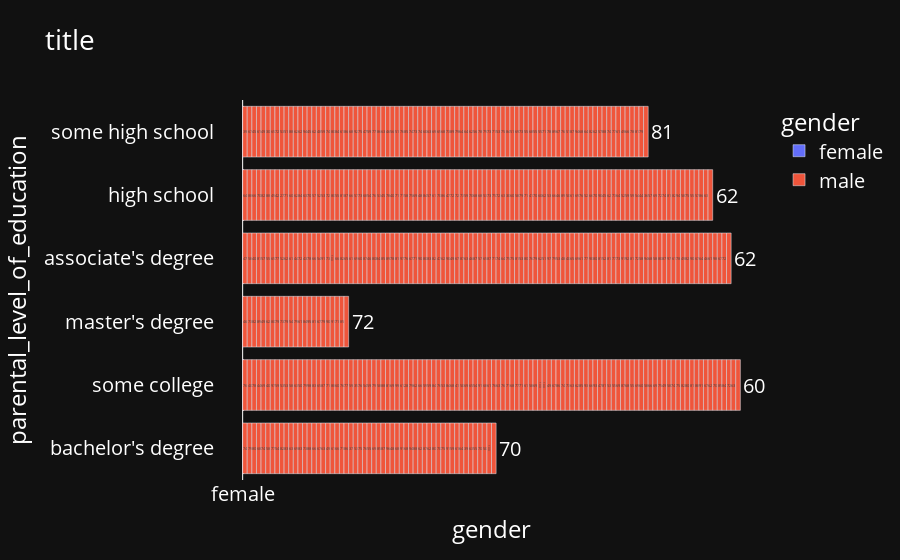

Notebook code for this chart:
### Markdown cell above
#Data Deep Exploration--------------------------------------------------------------------------------------------------

### Code cell
#Function for bar charts

def bar_charts(x, y, title):
    """
    Generate a bar chart using Plotly Express.

    Parameters:
    - x: Data for the x-axis (e.g., categories).
    - y: Data for the y-axis (e.g., corresponding values).
    - title: Title of the chart.

    Returns:
    - None
"""
    # Create a bar chart using Plotly Express
fig = px.bar(df,
        x= 'gender',  # Data for the x-axis
        y= 'parental_level_of_education',  # Data for the y-axis
        title='title',  # Title of the chart
        color='gender',  # Color the bars based on y-values
        labels={'x': 'Profession', 'y': 'Average Income'},  # Custom axis labels
        text='math_score',  # Add text labels to the bars
        orientation='h',
    )

#fig.show()
    # Customize the layout
fig.update_layout(
        paper_bgcolor='#111',  # Set the background color of the entire plot
        plot_bgcolor='#111',   # Set the background color of the plot area
        font_color='white',     # Set the font color
        font=dict(size=20)     # Set the font size
    )

fig.show()

    # Display the figure

### Figure 1 — Plotly figure (JSON) as saved in the notebook; plotly's stock layout.template omitted (floating-point values rounded to 4 significant figures; data arrays with more than 128 entries replaced by an {"elided": "..."} marker saying what was removed)
{"data": [{"alignmentgroup": "True", "hovertemplate": "gender=%{x}<br>parental_level_of_education=%{y}<br>math_score=%{text}<extra></extra>", "legendgroup": "female", "marker": {"color": "#636efa", "pattern": {"shape": ""}}, "name": "female", "offsetgroup": "female", "orientation": "h", "showlegend": true, "text": {"elided": "518 int values"}, "textposition": "auto", "type": "bar", "x": {"elided": "518 str values"}, "xaxis": "x", "y": {"elided": "518 str values"}, "yaxis": "y"}, {"alignmentgroup": "True", "hovertemplate": "gender=%{x}<br>parental_level_of_education=%{y}<br>math_score=%{text}<extra></extra>", "legendgroup": "male", "marker": {"color": "#EF553B", "pattern": {"shape": ""}}, "name": "male", "offsetgroup": "male", "orientation": "h", "showlegend": true, "text": {"elided": "482 int values"}, "textposition": "auto", "type": "bar", "x": {"elided": "482 str values"}, "xaxis": "x", "y": {"elided": "482 str values"}, "yaxis": "y"}], "layout": {"barmode": "relative", "font": {"color": "white", "size": 20}, "legend": {"title": {"text": "gender"}, "tracegroupgap": 0}, "paper_bgcolor": "#111", "plot_bgcolor": "#111", "title": {"text": "title"}, "xaxis": {"anchor": "y", "categoryarray": ["female", "male"], "categoryorder": "array", "domain": [0, 1], "title": {"text": "gender"}}, "yaxis": {"anchor": "x", "domain": [0, 1], "title": {"text": "parental_level_of_education"}}}}
